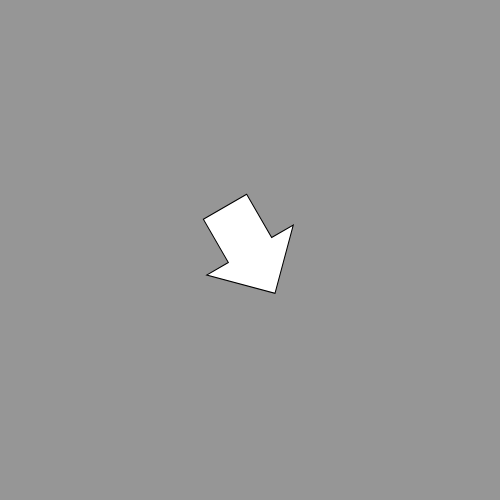
Frame 1 (no input)
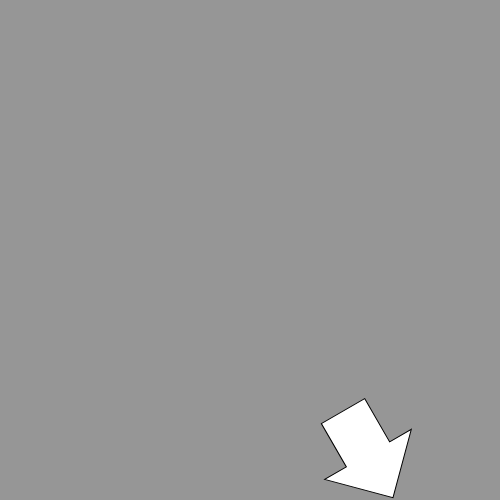
Frame 60 (no input)
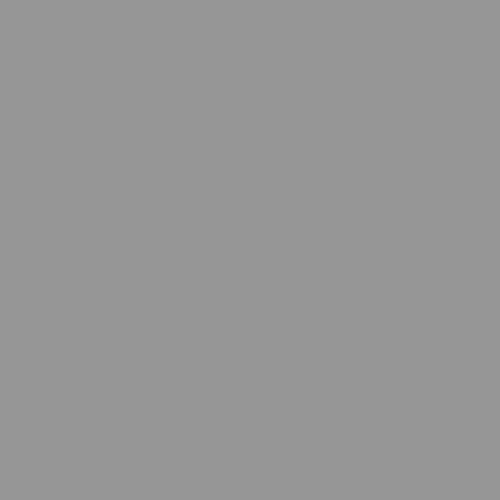
Frame 120 (the mouse pressed at the canvas centre since frame 60)

The p5.js sketch that drew these frames (run headless with seeded random() and noise() and a simulated clock; from frame 60 on, the mouse is pressed at the canvas centre):

// p5.js sketch
// ── sketch.js
let arrow;
let speed;
let angle;
let angleOut;

function setup() {
	createCanvas(500, 500);
	speed = 4;
	angle = 60;
	arrow = new ArrowUpdated(250, 250, 0, 0, 0, 255);
	arrow.vx = speed*cos(angle * PI/180);
	arrow.vy = speed*sin(angle * PI/180);
}

function draw() {
	background(150);
	angleOut = atan2(arrow.vy, arrow.vx);
	arrow.rotation = angleOut;
	arrow.drawArrow();
	arrow.moveArrow();
}
// ── ArrowUpdated.js
//Arrow class
class ArrowUpdated {
    constructor(x, y, vx, vy, rotation, c){
        //x and y properties of arrow
        this.x = x;
        this.y = y;
        this.vx = vx;
        this.vy = vy;
        this.rotation = rotation;
        this.c = c;
    }
    
    //function to draw the arrow
    drawArrow() {
        push();
        //translate from the top left corner to x and y of object
        translate(this.x, this.y);
        //rotate by rotation value of object
        rotate(this.rotation);
        fill(this.c);
        beginShape();
        vertex(-50, -25);
        vertex(0, -25);
        vertex(0, -50);
        vertex(50, 0);
        vertex(0, 50);
        vertex(0, 25);
        vertex(-50, 25);
        vertex(-50, -25);
        endShape();
        pop();
    }

    moveArrow() {
        this.x = this.x + this.vx;
        this.y = this.y + this.vy;
    }
}
// ── arrow.js
//Arrow class
class Arrow {
    constructor(x, y, vx, vy, rotation){
        //x and y properties of arrow
        this.x = x;
        this.y = y;
        this.vx = vx;
        this.vy = vy;
        this.rotation = rotation;
    }
    drawArrow(){ //function to draw arrow
        translate(this.x, this.y);
        let arrow = atan2(mouseY-this.y, mouseX-this.x);
        rotate(arrow);
        line(-50, -25, 0, -25);
        line(0, -25, 0, -50);
        line(0, -50, 50, 0);
        line(50, 0, 0, 50);
        line(0, 50, 0, 25);
        line(0, 25, -50, 25);
        line(-50, 25, -50, -25);
    }

    moveArrow(){ //to move the ball
        this.x = this.x + this.vx;
        this.y = this.y + this.vy;
    }
}
